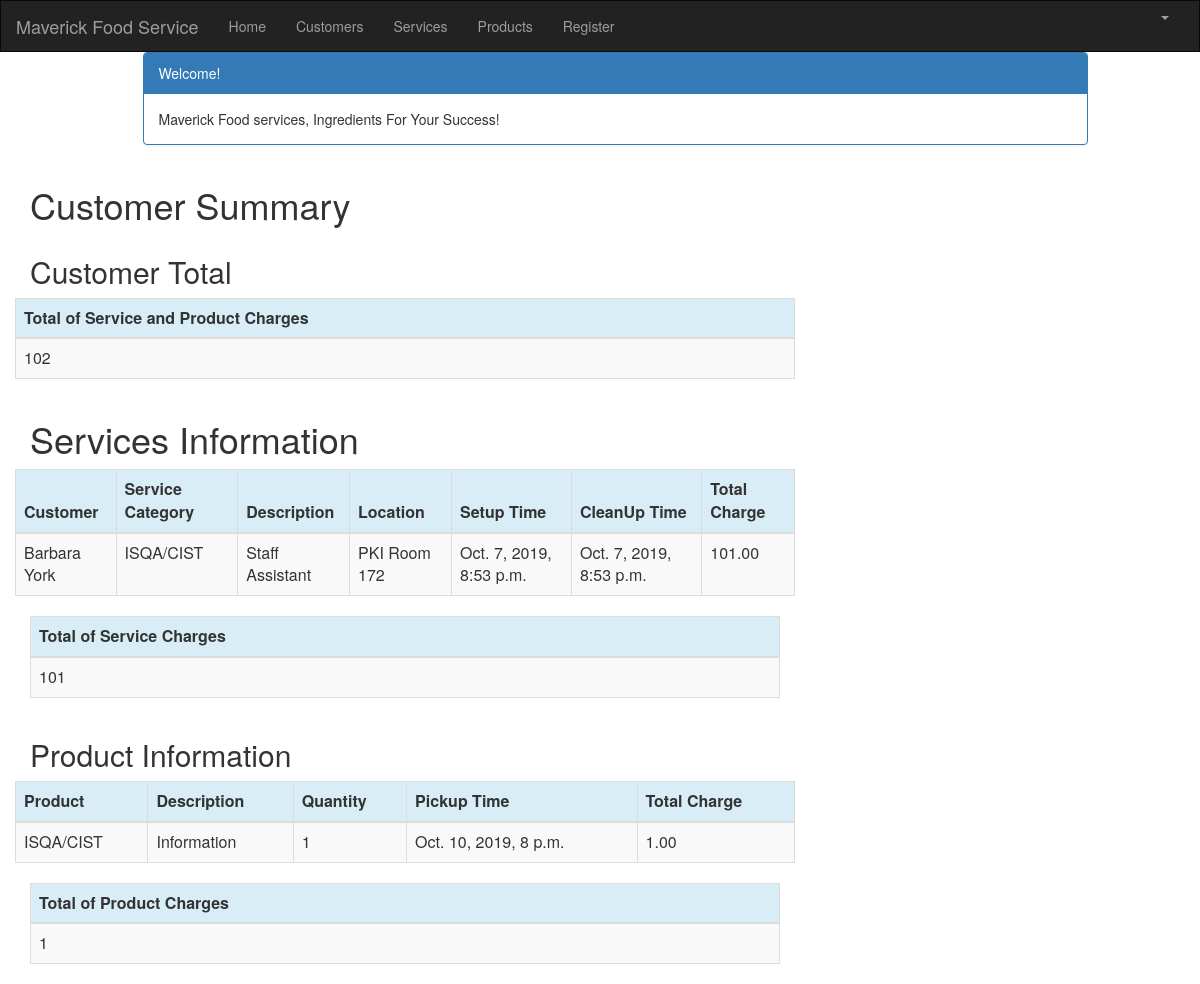
/customer/1/summary/ (signed in), run on the app's committed database.
### crm/models.py (models this page shows, shortened)
class Service(models.Model):
    cust_name = models.ForeignKey(Customer, on_delete=models.CASCADE, related_name='services')
    service_category = models.CharField(max_length=100)
    description = models.TextField()
    location = models.CharField(max_length=200)
    setup_time = models.DateTimeField(
        default=timezone.now)
    cleanup_time = models.DateTimeField(
        default=timezone.now)
    service_charge = models.DecimalField(max_digits=10, decimal_places=2)
    created_date = models.DateTimeField(
        default=timezone.now)
    updated_date = models.DateTimeField(auto_now_add=True)

class Customer(models.Model):
    cust_name = models.CharField(max_length=50)
    organization = models.CharField(max_length=100, blank=True)
    role = models.CharField(max_length=100)
    email = models.EmailField(max_length=100)
    bldgroom = models.CharField(max_length=100)
    address = models.CharField(max_length=200)
    account_number = models.IntegerField(blank=False, null=False)
    city = models.CharField(max_length=50)
    state = models.CharField(max_length=50)
    zipcode = models.CharField(max_length=10)
    phone_number = models.CharField(max_length=50)
    created_date = models.DateTimeField(
        default=timezone.now)
    updated_date = models.DateTimeField(auto_now_add=True)
    def __str__(self):
        return str(self.cust_name)

class Product(models.Model):
    cust_name = models.ForeignKey(Customer, on_delete=models.CASCADE, related_name='products')
    product = models.CharField(max_length=100)
    p_description = models.TextField()
    quantity = models.IntegerField()
    pickup_time = models.DateTimeField(
        default=timezone.now)
    charge = models.DecimalField(max_digits=10, decimal_places=2)
    created_date = models.DateTimeField(
        default=timezone.now)
    updated_date = models.DateTimeField(auto_now_add=True)

### crm/views.py (the view)
# urls.py: path('customer/<int:pk>/summary/', views.summary, name='summary'),
@login_required
def summary(request, pk):
    customer = get_object_or_404(Customer, pk=pk)
    customers = Customer.objects.filter(created_date__lte=timezone.now())
    services = Service.objects.filter(cust_name=pk)
    products = Product.objects.filter(cust_name=pk)
    sum_service_charge = Service.objects.filter(cust_name=pk).aggregate(Sum('service_charge'))
    sum_product_charge = Product.objects.filter(cust_name=pk).aggregate(Sum('charge'))
    return render(request, 'crm/summary.html', {'customers': customers,
                                                'products': products,
                                                'services': services,
                                                'sum_service_charge': sum_service_charge,
                                                'sum_product_charge': sum_product_charge, })

### crm/templates/crm/summary.html
{% extends 'crm/base.html' %}
{% block content %}
{% load mathfilters %}
{% load humanize %}
<div class="container">
    <div class="row">
        <div class="col-md-10 col-md-offset-1">
            <div class="panel panel-primary">
                <div class="panel-heading">Welcome!</div>
                <div class="panel-body">
                    Maverick Food services, Ingredients For Your Success!
                </div>
            </div>
        </div>
    </div>
</div>
<div class="row">
    <h1 style="padding-left: 15Px">Customer Summary</h1>
</div>
<div class="row">
    <h2 style="padding-left: 15Px">Customer Total</h2>
       <table class="table table-striped table-bordered table-hover">
        <thead>
            <tr class="bg-info">
                <th>Total of Service and Product Charges</th>
            </tr>
        </thead>
        <tbody>
            <tr>
                <td>{{sum_product_charge.charge__sum|addition:sum_service_charge.service_charge__sum |intcomma  }}</td>
            </tr>
        </tbody>
    </table>
</div>
<div class="row">
    <h1 style="padding-left: 15Px">Services Information</h1>
</div>
 <div class="row">
        <table class="table table-striped table-bordered table-hover">
            <thead>
            <tr class="bg-info">
                <th>Customer</th>
                <th>Service Category</th>
                <th>Description</th>
                <th>Location</th>
                <th>Setup Time</th>
                <th>CleanUp Time</th>
                <th>Total Charge</th>
            </tr>
            </thead>
            <tbody>
            {% for service in services %}
                <tr>
                    <td>{{ service.cust_name }}</td>
                    <td>{{ service.service_category }}</td>
                    <td>{{ service.description }}</td>
                    <td>{{ service.location }}</td>
                    <td>{{ service.setup_time }}</td>
                    <td>{{ service.cleanup_time }}</td>
                    <td>{{ service.service_charge }}</td>
                </tr>
            {% endfor %}
            </tbody>
        </table>
    </div>
      <table class="table table-striped table-bordered table-hover">
        <thead>
            <tr class="bg-info">
                <th>Total of Service Charges</th>
            </tr>
        </thead>
        <tbody>
            <tr>
                <td>{{ sum_service_charge.service_charge__sum|intcomma }}</td>
            </tr>
        </tbody>
    </table>
    <div class="row">
        <h2 style="padding-left: 15Px">Product Information</h2>
    </div>
    <div class="row">
        <table class="table table-striped table-bordered table-hover">
            <thead>
            <tr class="bg-info">
                <th>Product</th>
                <th>Description</th>
                <th>Quantity</th>
                <th>Pickup Time</th>
                <th>Total Charge</th>
            </tr>
            </thead>
            <tbody>
            {% for product in products %}
                <tr>
                    <td>{{ product.product }}</td>
                    <td>{{ product.p_description }}</td>
                    <td>{{ product.quantity|intcomma }}</td>
                    <td>{{ product.pickup_time }}</td>
                    <td>{{ product.charge|intcomma }}</td>
                </tr>
            {% endfor %}
            </tbody>
        </table>
    </div>
        <table class="table table-striped table-bordered table-hover">
        <thead>
            <tr class="bg-info">
                <th>Total of Product Charges</th>
            </tr>
        </thead>
        <tbody>
            <tr>
                <td>{{ sum_product_charge.charge__sum|intcomma }}</td>
            </tr>
        </tbody>
    </table>
</div>
{% endblock %}

### data on the page
Service: cust_name "Barbara York", service_category "ISQA/CIST", description "Staff Assistant", location "PKI Room 172", setup_time "Oct. 7, 2019, 8:53 p.m.", cleanup_time "Oct. 7, 2019, 8:53 p.m.", service_charge "101.00"
Product: product "ISQA/CIST", p_description "Information", quantity "1", pickup_time "Oct. 10, 2019, 8 p.m.", charge "1.00"

### other printed values
{{ sum_service_charge.service_charge__sum|intcomma }} "101"
{{ sum_product_charge.charge__sum|intcomma }} "1"
